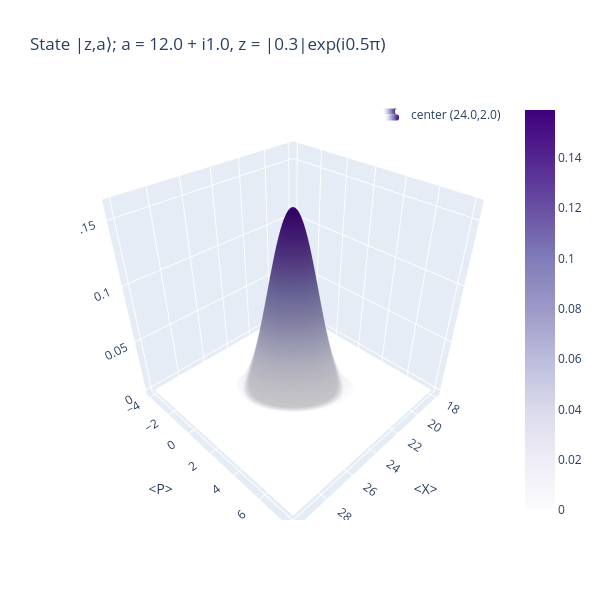

Notebook code for this chart:
### Markdown cell above
Displaced Squeezed states are the result of a subsequent application of the displacement and squeezing operator on the vaccuum

$$\ket{z,\alpha} = \hat{D}(\alpha)\hat{S}(z)\ket{0}$$

### Code cell
sviz.plot_displaced_squeezed(alpha=12+1j, r=0.3, phi=np.pi/2)

### Figure 1 — Plotly figure (JSON) as saved in the notebook; plotly's stock layout.template omitted (floating-point values rounded to 4 significant figures; data arrays with more than 128 entries replaced by an {"elided": "..."} marker saying what was removed)
{"data": [{"colorscale": [[0, "rgb(252,251,253)"], [0.125, "rgb(239,237,245)"], [0.25, "rgb(218,218,235)"], [0.375, "rgb(188,189,220)"], [0.5, "rgb(158,154,200)"], [0.625, "rgb(128,125,186)"], [0.75, "rgb(106,81,163)"], [0.875, "rgb(84,39,143)"], [1, "rgb(63,0,125)"]], "name": "center (24.0,2.0)", "showlegend": true, "type": "surface", "x": {"elided": "200x200 float values"}, "y": {"elided": "200x200 float values"}, "z": {"elided": "200x200 float values"}}], "layout": {"height": 600, "legend": {"x": 1, "xanchor": "right", "y": 1, "yanchor": "top"}, "scene": {"xaxis": {"title": {"text": "<X>"}}, "yaxis": {"title": {"text": "<P>"}}}, "title": {"text": "State |z,a⟩; a = 12.0 + i1.0, z = |0.3|exp(i0.5π) "}, "width": 600}}
